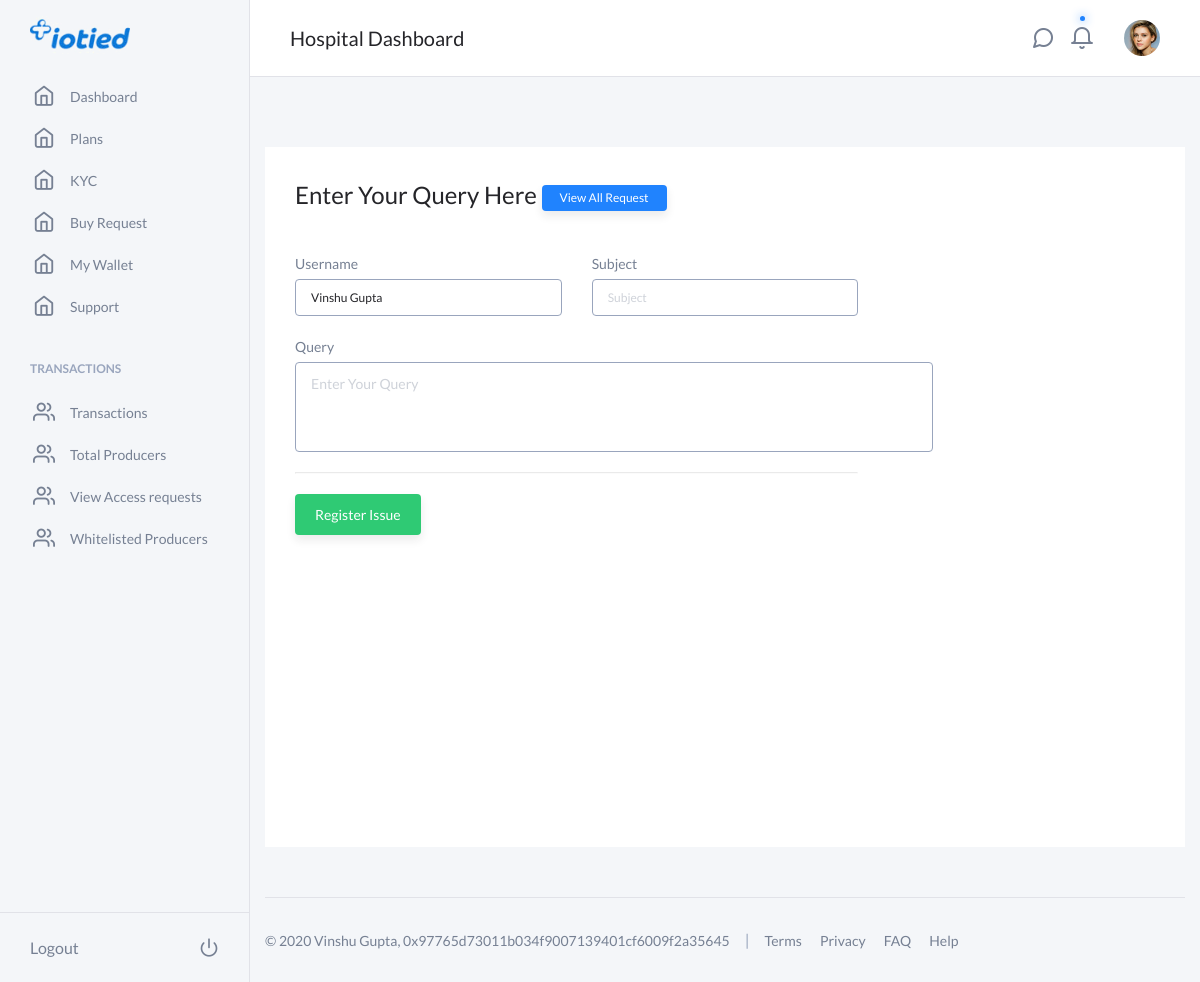
The page /support.php (signed in) on the database its author committed.
### tables this page shows
CREATE TABLE `users` (
  `id` int(11) NOT NULL,
  `name` varchar(100) NOT NULL,
  `email` varchar(50) NOT NULL,
  `tx_address` varchar(60) NOT NULL,
  `file` varchar(150) NOT NULL DEFAULT 'default.jpg',
  `gender` varchar(10) NOT NULL DEFAULT 'Male',
  `date` timestamp NOT NULL DEFAULT CURRENT_TIMESTAMP ON UPDATE CURRENT_TIMESTAMP,
  `verified` varchar(20) NOT NULL DEFAULT 'True',
  `password` varchar(100) NOT NULL,
  `phone` varchar(20) NOT NULL DEFAULT '1234567890',
  `balance` varchar(10) NOT NULL DEFAULT '500',
  `kyc_approved` varchar(20) NOT NULL DEFAULT 'Pending',
  `country` varchar(100) NOT NULL DEFAULT 'India',
  `type` varchar(30) NOT NULL
);

### administrator/function.php (called while the page is built, shortened)
<?php
     function authenticate(){
    if(isset($_SESSION['user'], $_SESSION['loged_primitives']))
      {
         include 'connection.php';
          $pdo = new PDO($dsn, $user, $pass, $opt);
          try {
              $stmt = $pdo->prepare('SELECT * FROM users WHERE email = :user');
          } catch(PDOException $ex) {
              echo "An Error occured!";
              print_r($ex->getMessage());
          }
          $stmt->execute(['user' => $_SESSION['user']]);
          $user = $stmt->fetch();
          $pass = md5($user['password']);
           return $user;      }
      else
      {
        header('Location:sign_in.php?choice=error&value=Session timed out. Login again.');
      }
       return $user;
  }
 ?>

### support.php (the view, shortened to what this page needs)
<?php session_start();
    include 'administrator/function.php';
    $pdo_auth = authenticate();
?>
<!doctype html>
<html lang="en">
<head>
    <link rel="stylesheet" href="css/neat.minc619.css?v=1.0">
  </head>
  <body>
    <div class="o-page">
      <?php include 'sidebar.php'; ?>
      <main class="o-page__content">
        <?php include 'header.php'; ?>
        <div class="container-fluid">
          <div style="padding: 20px;"></div>
          <div class="row" style="min-height: 75vh">
            <div class="col-12">
              <div class="c-table-responsive@wide">
                 <div style="padding: 30px;background-color: #fff;min-height: 700px">
                  <h3>Enter Your Query Here <a href="view_support.php"><button class="c-btn c-btn--small">View All Request</button></a></h3>
                  <div style="padding: 20px;"></div>
                   <form action="support_handle.php" method="POST" enctype="">
                     <div class="row">
                       <div class="col-sm-4">
                         <div class="form-group">
                           <label class="c-field__label" >Username</label>
                           <input type="text" value="<?php echo $pdo_auth['name']; ?>" name="username" class="c-input" />
                         </div>
                       </div>
                       <div class="col-sm-4">
                         <div class="form-group">
                           <label class="c-field__label" >Subject</label>
                           <input type="text" placeholder="Subject" name="subject" class="c-input" />
                         </div>
                       </div>
                       <div class="col-sm-9">
                        <div style="padding: 10px;"></div>
                         <div class="form-group">
                           <label class="c-field__label" >Query</label>
                           <textarea class="c-input" name="query" placeholder="Enter Your Query" ></textarea>
                         </div>
                       </div>
                       <div class="col-sm-8">
                        <hr style="margin:20px 0px;opacity: .2" />
                         <button class="c-btn c-btn--success u-mb-xsmall">Register Issue</button>
                       </div>
                     </div>
                   </form>
                 </div>
              </div>
            </div>
          </div>
          <?php include 'footer.php'; ?>
        </div>
      </main>
    </div>
  </body>
</html>

### sidebar.php
<div class="o-page__sidebar js-page-sidebar">
        <aside class="c-sidebar">
          <div class="c-sidebar__brand">
            <a href="dashboard.php"><img src="img/logog.png" style="width: 100px;" alt="Iotied"></a>
          </div>
          <div class="c-sidebar__body">
            <ul class="c-sidebar__list">
              <li>
                <a class="c-sidebar__link" href="dashboard.php">
                  <i class="c-sidebar__icon feather icon-home"></i>Dashboard
                </a>
              </li>
              <li>
                <a class="c-sidebar__link" href="plans.php">
                  <i class="c-sidebar__icon feather icon-home"></i>Plans
                </a>
              </li>
               <li>
                <a class="c-sidebar__link" href="kyc.php">
                  <i class="c-sidebar__icon feather icon-home"></i>KYC
                </a>
              </li>
              <li>
                <a class="c-sidebar__link" href="buy_request.php">
                  <i class="c-sidebar__icon feather icon-home"></i>Buy Request
                </a>
              </li>
               <li>
                <a class="c-sidebar__link" href="wallet.php">
                  <i class="c-sidebar__icon feather icon-home"></i>My Wallet
                </a>
              </li>
              <li>
                <a class="c-sidebar__link" href="support.php">
                  <i class="c-sidebar__icon feather icon-home"></i>Support
                </a>
              </li>
            </ul>
            <span class="c-sidebar__title">Transactions</span>
            <ul class="c-sidebar__list">
              <li>
                <a class="c-sidebar__link" href="transactions.php">
                  <i class="c-sidebar__icon feather icon-users"></i>Transactions
                </a>
              </li>
               <li>
                <a class="c-sidebar__link" href="view_producers.php">
                  <i class="c-sidebar__icon feather icon-users"></i>Total Producers
                </a>
              </li><li>
                <a class="c-sidebar__link" href="view_request_to_access.php">
                  <i class="c-sidebar__icon feather icon-users"></i>View Access requests
                </a>
              </li>
              <li>
                <a class="c-sidebar__link" href="white_listed_producers.php">
                  <i class="c-sidebar__icon feather icon-users"></i>Whitelisted Producers
                </a>
              </li>
            </ul>
          </div>
          <a class="c-sidebar__footer" href="logout.php">
            Logout <i class="c-sidebar__footer-icon feather icon-power"></i>
          </a>
        </aside>
      </div>

### header.php (shortened to what this page needs)
<header class="c-navbar u-mb-medium">
          <h2 class="c-navbar__title"><?php echo $pdo_auth['type']; ?> Dashboard</h2>
          <div class="c-dropdown dropdown u-mr-small">
            <div class="c-notification dropdown-toggle" id="dropdownMenuToggle1" data-toggle="dropdown" aria-haspopup="true" aria-expanded="false" role="button">
              <i class="c-notification__icon feather icon-message-circle"></i>
            </div>
          </div>
          <div class="c-dropdown dropdown u-mr-medium">
            <div class="c-notification has-indicator dropdown-toggle" id="dropdownMenuToggle2" data-toggle="dropdown" aria-haspopup="true" aria-expanded="false" role="button">
              <i class="c-notification__icon feather icon-bell"></i>
            </div>
          </div>
          <div class="c-dropdown dropdown">
            <div class="c-avatar c-avatar--xsmall dropdown-toggle" id="dropdownMenuAvatar" data-toggle="dropdown" aria-haspopup="true" aria-expanded="false" role="button">
              <img class="c-avatar__img" src="img/avatar-72.jpg" alt="Adam Sandler">
            </div>
          </div>
        </header>

### footer.php
<div class="row">
            <div class="col-12">
              <footer class="c-footer">
                <p>© <?php echo date("Y"); ?> <?php echo $pdo_auth['name']; ?>, <?php echo $pdo_auth['tx_address']; ?></p>
                <span class="c-footer__divider">|</span>
                <nav>
                  <a class="c-footer__link" href="#">Terms</a>
                  <a class="c-footer__link" href="#">Privacy</a>
                  <a class="c-footer__link" href="#">FAQ</a>
                  <a class="c-footer__link" href="#">Help</a>
                </nav>
              </footer>
            </div>
          </div>

### rows shown on the page
users: type "Hospital", username "Vinshu Gupta", name "Vinshu Gupta", tx_address "0x97765d73011b034f9007139401cf6009f2a35645"
